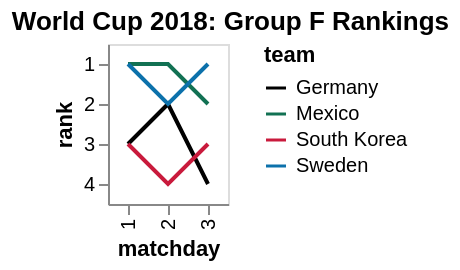

Specify this chart in Vega-Lite:
### Vega-Lite specification from a JSON file in a GitHub repository (floating-point values rounded to 4 significant figures)
{"$schema": "https://vega.github.io/schema/vega-lite/v6.json", "title": {"text": "World Cup 2018: Group F Rankings", "frame": "bounds"}, "data": {"values": [{"team": "Germany", "matchday": 1, "point": 0, "diff": -1}, {"team": "Mexico", "matchday": 1, "point": 3, "diff": 1}, {"team": "South Korea", "matchday": 1, "point": 0, "diff": -1}, {"team": "Sweden", "matchday": 1, "point": 3, "diff": 1}, {"team": "Germany", "matchday": 2, "point": 3, "diff": 0}, {"team": "Mexico", "matchday": 2, "point": 6, "diff": 2}, {"team": "South Korea", "matchday": 2, "point": 0, "diff": -2}, {"team": "Sweden", "matchday": 2, "point": 3, "diff": 0}, {"team": "Germany", "matchday": 3, "point": 3, "diff": -2}, {"team": "Mexico", "matchday": 3, "point": 6, "diff": -1}, {"team": "South Korea", "matchday": 3, "point": 3, "diff": 0}, {"team": "Sweden", "matchday": 3, "point": 6, "diff": 3}]}, "transform": [{"sort": [{"field": "point", "order": "descending"}, {"field": "diff", "order": "descending"}], "window": [{"op": "rank", "as": "rank"}], "groupby": ["matchday"]}], "mark": {"type": "line", "orient": "vertical"}, "encoding": {"x": {"field": "matchday", "type": "ordinal"}, "y": {"field": "rank", "type": "ordinal"}, "color": {"field": "team", "type": "nominal", "scale": {"domain": ["Germany", "Mexico", "South Korea", "Sweden"], "range": ["black", "#127153", "#C91A3C", "#0C71AB"]}}}}
